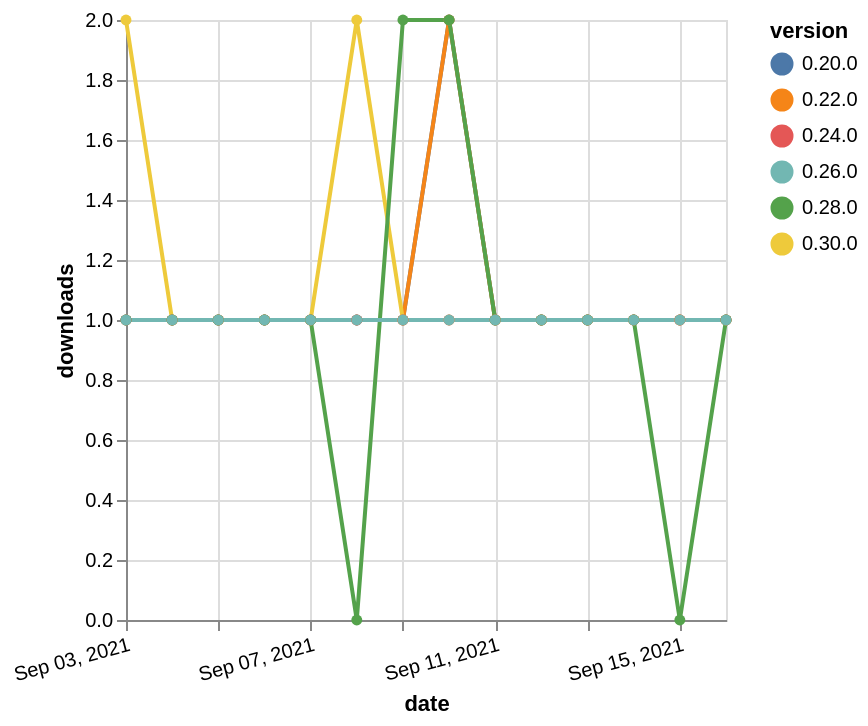

Here is the Vega-Lite specification saved for this chart:
### Vega-Lite specification from a JSON file in a GitHub repository (floating-point values rounded to 4 significant figures)
{"$schema": "https://vega.github.io/schema/vega-lite/v5.json", "description": "A simple bar chart with embedded data.", "data": {"values": [{"date": "2021-09-03", "total": 210, "delta": 1, "version": "0.20.0"}, {"date": "2021-09-04", "total": 211, "delta": 1, "version": "0.20.0"}, {"date": "2021-09-05", "total": 212, "delta": 1, "version": "0.20.0"}, {"date": "2021-09-06", "total": 213, "delta": 1, "version": "0.20.0"}, {"date": "2021-09-07", "total": 214, "delta": 1, "version": "0.20.0"}, {"date": "2021-09-08", "total": 215, "delta": 1, "version": "0.20.0"}, {"date": "2021-09-09", "total": 216, "delta": 1, "version": "0.20.0"}, {"date": "2021-09-10", "total": 218, "delta": 2, "version": "0.20.0"}, {"date": "2021-09-11", "total": 219, "delta": 1, "version": "0.20.0"}, {"date": "2021-09-12", "total": 220, "delta": 1, "version": "0.20.0"}, {"date": "2021-09-13", "total": 221, "delta": 1, "version": "0.20.0"}, {"date": "2021-09-14", "total": 222, "delta": 1, "version": "0.20.0"}, {"date": "2021-09-15", "total": 223, "delta": 1, "version": "0.20.0"}, {"date": "2021-09-16", "total": 224, "delta": 1, "version": "0.20.0"}, {"date": "2021-09-03", "total": 179, "delta": 1, "version": "0.22.0"}, {"date": "2021-09-04", "total": 180, "delta": 1, "version": "0.22.0"}, {"date": "2021-09-05", "total": 181, "delta": 1, "version": "0.22.0"}, {"date": "2021-09-06", "total": 182, "delta": 1, "version": "0.22.0"}, {"date": "2021-09-07", "total": 183, "delta": 1, "version": "0.22.0"}, {"date": "2021-09-08", "total": 184, "delta": 1, "version": "0.22.0"}, {"date": "2021-09-09", "total": 185, "delta": 1, "version": "0.22.0"}, {"date": "2021-09-10", "total": 187, "delta": 2, "version": "0.22.0"}, {"date": "2021-09-11", "total": 188, "delta": 1, "version": "0.22.0"}, {"date": "2021-09-12", "total": 189, "delta": 1, "version": "0.22.0"}, {"date": "2021-09-13", "total": 190, "delta": 1, "version": "0.22.0"}, {"date": "2021-09-14", "total": 191, "delta": 1, "version": "0.22.0"}, {"date": "2021-09-15", "total": 192, "delta": 1, "version": "0.22.0"}, {"date": "2021-09-16", "total": 193, "delta": 1, "version": "0.22.0"}, {"date": "2021-09-03", "total": 114, "delta": 2, "version": "0.30.0"}, {"date": "2021-09-04", "total": 115, "delta": 1, "version": "0.30.0"}, {"date": "2021-09-05", "total": 116, "delta": 1, "version": "0.30.0"}, {"date": "2021-09-06", "total": 117, "delta": 1, "version": "0.30.0"}, {"date": "2021-09-07", "total": 118, "delta": 1, "version": "0.30.0"}, {"date": "2021-09-08", "total": 120, "delta": 2, "version": "0.30.0"}, {"date": "2021-09-09", "total": 121, "delta": 1, "version": "0.30.0"}, {"date": "2021-09-10", "total": 122, "delta": 1, "version": "0.30.0"}, {"date": "2021-09-11", "total": 123, "delta": 1, "version": "0.30.0"}, {"date": "2021-09-12", "total": 124, "delta": 1, "version": "0.30.0"}, {"date": "2021-09-13", "total": 125, "delta": 1, "version": "0.30.0"}, {"date": "2021-09-14", "total": 126, "delta": 1, "version": "0.30.0"}, {"date": "2021-09-15", "total": 127, "delta": 1, "version": "0.30.0"}, {"date": "2021-09-16", "total": 128, "delta": 1, "version": "0.30.0"}, {"date": "2021-09-03", "total": 156, "delta": 1, "version": "0.24.0"}, {"date": "2021-09-04", "total": 157, "delta": 1, "version": "0.24.0"}, {"date": "2021-09-05", "total": 158, "delta": 1, "version": "0.24.0"}, {"date": "2021-09-06", "total": 159, "delta": 1, "version": "0.24.0"}, {"date": "2021-09-07", "total": 160, "delta": 1, "version": "0.24.0"}, {"date": "2021-09-08", "total": 161, "delta": 1, "version": "0.24.0"}, {"date": "2021-09-09", "total": 162, "delta": 1, "version": "0.24.0"}, {"date": "2021-09-10", "total": 163, "delta": 1, "version": "0.24.0"}, {"date": "2021-09-11", "total": 164, "delta": 1, "version": "0.24.0"}, {"date": "2021-09-12", "total": 165, "delta": 1, "version": "0.24.0"}, {"date": "2021-09-13", "total": 166, "delta": 1, "version": "0.24.0"}, {"date": "2021-09-14", "total": 167, "delta": 1, "version": "0.24.0"}, {"date": "2021-09-15", "total": 168, "delta": 1, "version": "0.24.0"}, {"date": "2021-09-16", "total": 169, "delta": 1, "version": "0.24.0"}, {"date": "2021-09-03", "total": 157, "delta": 1, "version": "0.28.0"}, {"date": "2021-09-04", "total": 158, "delta": 1, "version": "0.28.0"}, {"date": "2021-09-05", "total": 159, "delta": 1, "version": "0.28.0"}, {"date": "2021-09-06", "total": 160, "delta": 1, "version": "0.28.0"}, {"date": "2021-09-07", "total": 161, "delta": 1, "version": "0.28.0"}, {"date": "2021-09-08", "total": 161, "delta": 0, "version": "0.28.0"}, {"date": "2021-09-09", "total": 163, "delta": 2, "version": "0.28.0"}, {"date": "2021-09-10", "total": 165, "delta": 2, "version": "0.28.0"}, {"date": "2021-09-11", "total": 166, "delta": 1, "version": "0.28.0"}, {"date": "2021-09-12", "total": 167, "delta": 1, "version": "0.28.0"}, {"date": "2021-09-13", "total": 168, "delta": 1, "version": "0.28.0"}, {"date": "2021-09-14", "total": 169, "delta": 1, "version": "0.28.0"}, {"date": "2021-09-15", "total": 169, "delta": 0, "version": "0.28.0"}, {"date": "2021-09-16", "total": 170, "delta": 1, "version": "0.28.0"}, {"date": "2021-09-03", "total": 144, "delta": 1, "version": "0.26.0"}, {"date": "2021-09-04", "total": 145, "delta": 1, "version": "0.26.0"}, {"date": "2021-09-05", "total": 146, "delta": 1, "version": "0.26.0"}, {"date": "2021-09-06", "total": 147, "delta": 1, "version": "0.26.0"}, {"date": "2021-09-07", "total": 148, "delta": 1, "version": "0.26.0"}, {"date": "2021-09-08", "total": 149, "delta": 1, "version": "0.26.0"}, {"date": "2021-09-09", "total": 150, "delta": 1, "version": "0.26.0"}, {"date": "2021-09-10", "total": 151, "delta": 1, "version": "0.26.0"}, {"date": "2021-09-11", "total": 152, "delta": 1, "version": "0.26.0"}, {"date": "2021-09-12", "total": 153, "delta": 1, "version": "0.26.0"}, {"date": "2021-09-13", "total": 154, "delta": 1, "version": "0.26.0"}, {"date": "2021-09-14", "total": 155, "delta": 1, "version": "0.26.0"}, {"date": "2021-09-15", "total": 156, "delta": 1, "version": "0.26.0"}, {"date": "2021-09-16", "total": 157, "delta": 1, "version": "0.26.0"}]}, "width": "container", "mark": {"type": "line", "point": {"filled": true}}, "encoding": {"x": {"field": "date", "type": "temporal", "timeUnit": "yearmonthdate", "title": "date", "axis": {"labelAngle": -15}}, "y": {"field": "delta", "type": "quantitative", "title": "downloads"}, "color": {"field": "version", "type": "nominal"}, "tooltip": {"field": "delta"}}}
